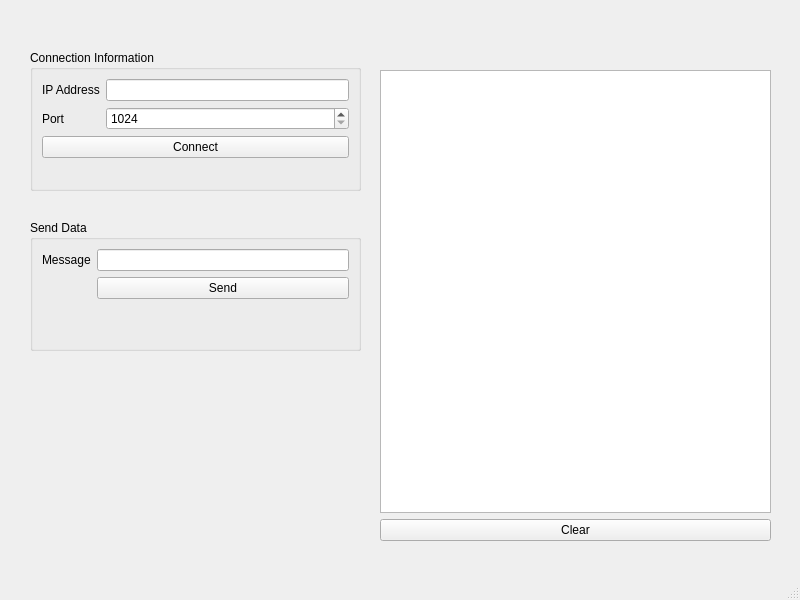
<?xml version="1.0" encoding="UTF-8"?>
<ui version="4.0">
 <class>MainWindow</class>
 <widget class="QMainWindow" name="MainWindow">
  <property name="geometry">
   <rect>
    <x>0</x>
    <y>0</y>
    <width>800</width>
    <height>600</height>
   </rect>
  </property>
  <property name="windowTitle">
   <string>MainWindow</string>
  </property>
  <property name="styleSheet">
   <string notr="true">#InIPAddress[state=&quot;0&quot;]{

background-color: rgb(239, 41, 41);

}

#InIPAddress[state=&quot;1&quot;]{

background-color: rgb(138, 226, 52);

}
</string>
  </property>
  <widget class="QWidget" name="centralwidget">
   <widget class="QGroupBox" name="groupBox">
    <property name="geometry">
     <rect>
      <x>30</x>
      <y>50</y>
      <width>331</width>
      <height>141</height>
     </rect>
    </property>
    <property name="title">
     <string>Connection Information</string>
    </property>
    <layout class="QFormLayout" name="formLayout">
     <item row="0" column="0">
      <widget class="QLabel" name="label">
       <property name="text">
        <string>IP Address</string>
       </property>
      </widget>
     </item>
     <item row="0" column="1">
      <widget class="QLineEdit" name="InIPAddress">
       <property name="inputMask">
        <string/>
       </property>
       <property name="clearButtonEnabled">
        <bool>true</bool>
       </property>
       <property name="state" stdset="0">
        <string>1</string>
       </property>
      </widget>
     </item>
     <item row="1" column="0">
      <widget class="QLabel" name="label_2">
       <property name="text">
        <string>Port</string>
       </property>
      </widget>
     </item>
     <item row="1" column="1">
      <widget class="QSpinBox" name="spnPort">
       <property name="minimum">
        <number>1024</number>
       </property>
       <property name="maximum">
        <number>65535</number>
       </property>
      </widget>
     </item>
     <item row="2" column="0" colspan="2">
      <widget class="QPushButton" name="btnConnect">
       <property name="text">
        <string>Connect</string>
       </property>
      </widget>
     </item>
    </layout>
   </widget>
   <widget class="QGroupBox" name="grpSendData">
    <property name="geometry">
     <rect>
      <x>30</x>
      <y>220</y>
      <width>331</width>
      <height>131</height>
     </rect>
    </property>
    <property name="title">
     <string>Send Data</string>
    </property>
    <layout class="QFormLayout" name="formLayout_2">
     <item row="0" column="0">
      <widget class="QLabel" name="label_3">
       <property name="text">
        <string>Message</string>
       </property>
      </widget>
     </item>
     <item row="0" column="1">
      <widget class="QLineEdit" name="InMessage"/>
     </item>
     <item row="1" column="1">
      <widget class="QPushButton" name="btnSend">
       <property name="text">
        <string>Send</string>
       </property>
      </widget>
     </item>
    </layout>
   </widget>
   <widget class="QWidget" name="layoutWidget">
    <property name="geometry">
     <rect>
      <x>380</x>
      <y>70</y>
      <width>391</width>
      <height>471</height>
     </rect>
    </property>
    <layout class="QVBoxLayout" name="verticalLayout">
     <item>
      <widget class="QListWidget" name="lstConsole"/>
     </item>
     <item>
      <widget class="QPushButton" name="btnClear">
       <property name="text">
        <string>Clear</string>
       </property>
      </widget>
     </item>
    </layout>
   </widget>
  </widget>
  <widget class="QMenuBar" name="menubar">
   <property name="geometry">
    <rect>
     <x>0</x>
     <y>0</y>
     <width>800</width>
     <height>22</height>
    </rect>
   </property>
  </widget>
  <widget class="QStatusBar" name="statusbar"/>
 </widget>
 <resources/>
 <connections>
  <connection>
   <sender>btnClear</sender>
   <signal>clicked()</signal>
   <receiver>lstConsole</receiver>
   <slot>clear()</slot>
   <hints>
    <hint type="sourcelabel">
     <x>486</x>
     <y>538</y>
    </hint>
    <hint type="destinationlabel">
     <x>483</x>
     <y>527</y>
    </hint>
   </hints>
  </connection>
 </connections>
</ui>
